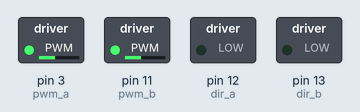
Recording of a sketch running on a simulated Arduino Uno, built with avr-gcc and run on an emulated ATmega328P. Shown: switched loads named in the sketch (green lamp = pin HIGH).

Above: at 0.05 s.
At 1.95 s:
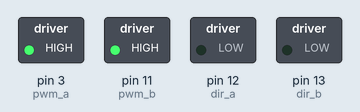
At 2.95 s:
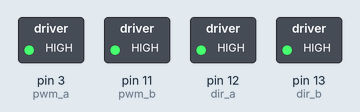
At 3.95 s:
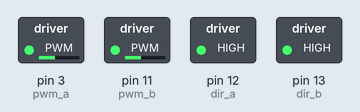
Timing chart, 0 to 5.2 s (numbered marks = the images above):
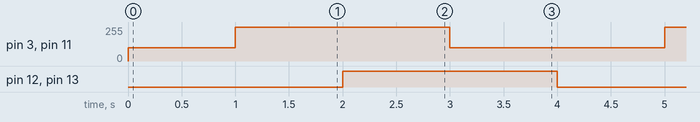

Measured:
- by itself, pin 3 (pwm_a), pin 11 (pwm_b): alternates 255/255 for 2.0 s and 100/255 for 2.0 s
- by itself, pin 12 (dir_a), pin 13 (dir_b): alternates HIGH for 2.0 s and LOW for 2.0 s

The sketch:

MotorController.ino
```cpp
/*
  10-5-10
  Pete Dokter
  SparkFun Electronics

  This is an example sketch for Arduino that shows very basically how to control an Ardumoto
  motor driver shield with a 5V Arduino controller board (3.3V may work, but it's out of spec
  for the L298 H-bridge logic, so no promises). If you're plugging the Ardumoto into an
  Arduino Duemilanove or similar, all the connections are done for you and you can just rewrite
  the examples in this code to your liking.

  Changed to reflect a new board revision...
*/


//int pwm_a = 10;  //PWM control for motor outputs 1 and 2 is on digital pin 10
int pwm_a = 3;  //PWM control for motor outputs 1 and 2 is on digital pin 3
int pwm_b = 11;  //PWM control for motor outputs 3 and 4 is on digital pin 11
int dir_a = 12;  //direction control for motor outputs 1 and 2 is on digital pin 12
int dir_b = 13;  //direction control for motor outputs 3 and 4 is on digital pin 13


void setup()
{
  pinMode(pwm_a, OUTPUT);  //Set control pins to be outputs
  pinMode(pwm_b, OUTPUT);
  pinMode(dir_a, OUTPUT);
  pinMode(dir_b, OUTPUT);

  analogWrite(pwm_a, 100);  //set both motors to run at (100/255 = 39)% duty cycle (slow)
  analogWrite(pwm_b, 100);

}

void loop()
{
  digitalWrite(dir_a, LOW);  //Set motor direction, 1 low, 2 high
  digitalWrite(dir_b, LOW);  //Set motor direction, 3 high, 4 low

  delay(1000);

  analogWrite(pwm_a, 255);  //set both motors to run at 100% duty cycle (fast)
  analogWrite(pwm_b, 255);

  delay(1000);

  digitalWrite(dir_a, HIGH);  //Reverse motor direction, 1 high, 2 low
  digitalWrite(dir_b, HIGH);  //Reverse motor direction, 3 low, 4 high

  delay(1000);

  analogWrite(pwm_a, 100);  //set both motors to run at (100/255 = 39)% duty cycle
  analogWrite(pwm_b, 100);

  delay(1000);
}
```
